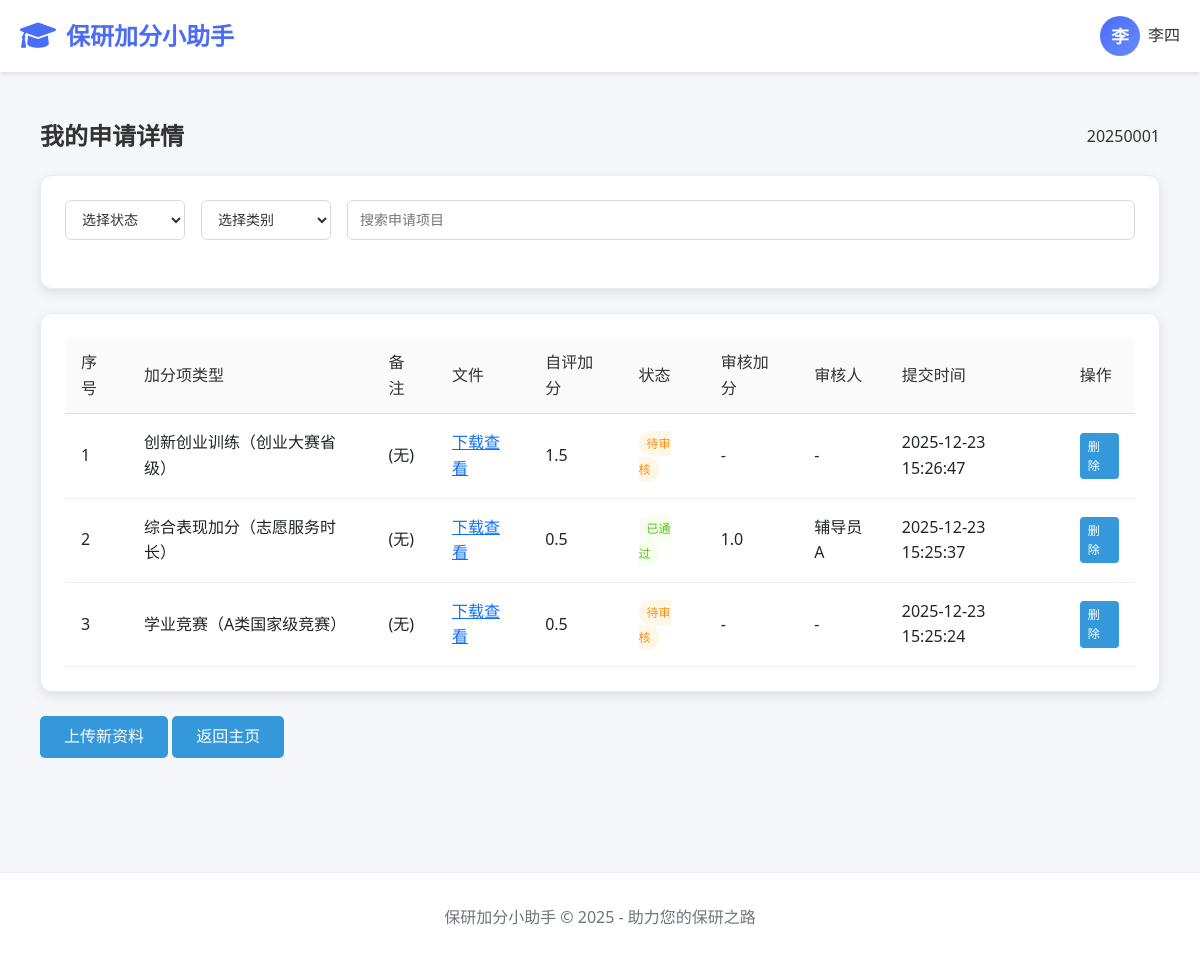
The page /student/submissions/ (signed in) on the database its author committed.
### apps/students/models.py (models this page shows, shortened)
class StudentProfile(models.Model):
    user = models.OneToOneField(
        User,
        on_delete=models.CASCADE,
        null=True,
        related_name='profile'  # 反向关联名称
    )
    COLLEGE_CHOICES = [
        ('info', '信息学院'),
        ('other', '其他'),
    ]
    full_name = models.CharField("姓名", max_length=100, blank=True)
    student_id = models.CharField("学号", max_length=20, unique=True,
                                  validators=[RegexValidator(regex=r'^\d{8,20}$', message='学号必须是8-20位数字')])
    grade = models.CharField("年级", max_length=20, blank=True)
    college = models.CharField(
        "学院",
        max_length=100,
        blank=True,
        choices=COLLEGE_CHOICES,
        default='other'  # 默认值设为其他
    )
    department = models.CharField("系别", max_length=100, blank=True)
    major = models.CharField("专业", max_length=100, blank=True)
    enrollment_year = models.PositiveIntegerField("入学年份", null=True, blank=True, help_text="例如：2023")
    GENDER_CHOICES = [
        ('M', '男'),
        ('F', '女'),
        ('O', '其他'),
    ]
    gender = models.CharField("性别", max_length=1, choices=GENDER_CHOICES, blank=True)
    ethnicity = models.CharField("民族", max_length=50, blank=True)
    political_status = models.CharField("政治面貌", max_length=50, blank=True)
    id_card = models.CharField("身份证号", max_length=18, blank=True,
                               validators=[RegexValidator(regex=r'^\d{17}[\dXx]$', message='请输入有效的身份证号')])
    phone = models.CharField("手机号", max_length=11, blank=True, help_text="请输入11位手机号码")
    email = models.EmailField("邮箱", blank=True, help_text="请输入有效的邮箱地址")
    academic_comprehensive_score = models.DecimalField(
        "学业综合成绩",  # 辅导员可设置
        max_digits=5,
        decimal_places=1,
        null=True,
        blank=True
    )
    academic_expertise_score = models.DecimalField(
        "学术专长成绩",  # 来自学术类材料加分
        max_digits=5,
        decimal_places=1,
        default=0
    )
    comprehensive_performance_score = models.DecimalField(
        "综合表现成绩",  # 来自综合类材料加分
        max_digits=5,
        decimal_places=1,
        default=0
    )
    total_score = models.DecimalField(
        "总成绩",
        max_digits=5,
        decimal_places=1,
        null=True,
        blank=True
    )
    academic_comprehensive_ratio = models.DecimalField(
        "学业综合成绩权重",
        max_digits=3,
        decimal_places=2,
        default=0.6  # 60%
    )
    academic_expertise_ratio = models.DecimalField(
        "学术专长成绩权重",
        max_digits=3,
        decimal_places=2,
        default=0.2  # 20%
    )
    comprehensive_performance_ratio = models.DecimalField(
        "综合表现成绩权重",
        max_digits=3,
        decimal_places=2,
        default=0.2  # 20%
    )

class Submission(models.Model):
    reviewer = models.ForeignKey(
        'counselors.CounselorProfile',
        on_delete=models.SET_NULL,
        null=True,
        blank=True,
        related_name='reviewed_submissions'
    )
    student = models.ForeignKey(StudentProfile, on_delete=models.CASCADE, verbose_name="学生")
    category = models.ForeignKey(
        SubmissionCategory,
        on_delete=models.PROTECT,  # 保护模式：防止删除被引用的分类
        related_name="submissions",
        verbose_name="加分项细分分类"
    )
    remarks = models.TextField("备注", blank=True, default="")
    file = models.FileField("提交文件", upload_to='uploads/', null=True, blank=True)
    self_rating = models.DecimalField("自评加分", max_digits=5, decimal_places=1, default=0)
    approved = models.BooleanField("已审核通过", default=False)
    rejected = models.BooleanField(default=False, verbose_name='已驳回')
    reject_reason = models.TextField(blank=True, null=True, verbose_name='驳回理由')
    approved_score = models.DecimalField("审核加分", max_digits=5, decimal_places=1, null=True, blank=True)
    timestamp = models.DateTimeField("提交时间", auto_now_add=True)

class SubmissionCategory(models.Model):
    CATEGORY_GROUP = [
        ('award_paper', '科研成果'),
        ('competition', '学业竞赛'),
        ('volunteer', '创新创业训练'),
        ('scholarship', '综合表现加分'),
        ('other', '其他'),
    ]
    group = models.CharField("大类", max_length=20, choices=CATEGORY_GROUP)  # 关联到大类
    name = models.CharField("小类名称", max_length=100)  # 例如："A类论文发表"
    description = models.TextField("说明", blank=True)  # 小类的详细说明
    default_score = models.DecimalField("预设分值", max_digits=5, decimal_places=1)  # 预设分值
    max_score = models.DecimalField("最大分值", max_digits=5, decimal_places=1, null=True, blank=True)  # 最大限制（可为空）
    class Meta:
        verbose_name = "加分项细分分类"
        verbose_name_plural = "加分项细分分类"

### apps/counselors/models.py (models this page shows, shortened)
class CounselorProfile(models.Model):
    user = models.OneToOneField(
        User,
        on_delete=models.CASCADE,
        related_name='counselor_profile'
    )
    COLLEGE_CHOICES = [
        ('info', '信息学院'),
        ('other', '其他'),
    ]
    full_name = models.CharField("姓名", max_length=100)
    employee_id = models.CharField("工号", max_length=20, unique=True)
    college = models.CharField(
        "所属学院",
        max_length=100,
        blank=True,
        default="other",
        choices=COLLEGE_CHOICES,
    )
    grade = models.CharField("负责年级", max_length=20, blank=True, default="无")

### apps/students/views.py (the view)
# urls.py: path('submissions/', views.submissions, name='submissions'),
@login_required
def submissions(request):
    profile = request.user.profile
    subs = Submission.objects.filter(student=profile).order_by('-timestamp')
    return render(request, 'students/submissions.html', {'submissions': subs})

### templates/students/submissions.html (shortened to what this page needs)
{% extends 'students/base.html' %}
{% load static %}
{% block extra_css %}
    <link href="{% static 'CSS/students/submissions.css' %}" rel="stylesheet">
{% endblock %}
{% block content %}
    <div class="applications-container">
        <div class="applications-header">
            <h1 class="applications-title">我的申请详情</h1>
            <div class="user-info">
                <span>{{ user.username|default:"用户名" }}</span>
            </div>
        </div>
        <div class="card">
            <div class="card-body">
                <div class="filter-toolbar">
                    <select class="filter-select">
                        <option>选择状态</option>
                    </select>
                    <select class="filter-select">
                        <option>选择类别</option>
                    </select>
                    <input type="text" class="search-input" placeholder="搜索申请项目">
                </div>
            </div>
        </div>
        <div class="card">
            <div class="card-body">
                <table class="applications-table">
                    <thead>
                        <tr>
                            <th>序号</th>
                            <th>加分项类型</th>
                            <th>备注</th>
                            <th>文件</th>
                            <th>自评加分</th>
                            <th>状态</th>
                            <th>审核加分</th>
                            <th>审核人</th>
                            <th>提交时间</th>
                            <th>操作</th>
                        </tr>
                    </thead>
                    <tbody>
                        {% if submissions %}
                            {% for sub in submissions %}
                            <tr>
                                <td>{{ forloop.counter }}</td>
                                <td>{{ sub.category.get_group_display }}（{{ sub.category.name }}）</td>
                                <td>{{ sub.remarks|default:"(无)" }}</td>
                                <td>
                                    {% if sub.file %}
                                        <a href="{{ sub.file.url }}" target="_blank" class="text-primary">下载查看</a>
                                    {% else %}
                                        -
                                    {% endif %}
                                </td>
                                <td>{{ sub.self_rating }}</td>
                                <td>
                                    {% if sub.approved %}
                                        <span class="status-badge status-approved">已通过</span>
                                    {% elif sub.rejected %}
                                        <span class="status-badge status-rejected">已驳回</span>
                                        {% if sub.reject_reason %}
                                            <div style="font-size: 0.8em; color: #666; margin-top: 4px;">理由: {{ sub.reject_reason }}</div>
                                        {% endif %}
                                    {% else %}
                                        <span class="status-badge status-pending">待审核</span>
                                    {% endif %}
                                </td>
                                <td>{{ sub.approved_score|default:"-" }}</td>
                                <td>
                                    {% if sub.reviewer %}
                                        {{ sub.reviewer.full_name }}
                                    {% else %}
                                        -
                                    {% endif %}
                                </td>
                                <td>{{ sub.timestamp|date:"Y-m-d H:i:s" }}</td>
                                <td>
                                    <div class="action-buttons">
                                        <a href="{% url 'delete_submission' sub.id %}" class="btn-primary btn-sm">
                                            删除
                                        </a>
                                    </div>
                                </td>
                            </tr>
                            {% endfor %}
                        {% endif %}
                    </tbody>
                </table>
            </div>
        </div>
        <div class="navigation mt-4">
            <p>
                <a href="{% url 'upload' %}" class="btn-primary">上传新资料</a>
                <a href="{% url 'index' %}" class="btn-primary ml-2">返回主页</a>
            </p>
        </div>
    </div>
{% endblock %}

### templates/students/base.html (shortened to what this page needs)
<!DOCTYPE html>
<html lang="zh-CN">
<head>
    <link href="https://cdn.jsdelivr.net/npm/bootstrap@5.3.0-alpha1/dist/css/bootstrap.min.css" rel="stylesheet">
    <link rel="stylesheet" href="https://cdnjs.cloudflare.com/ajax/libs/font-awesome/6.0.0/css/all.min.css">
    {% load static %}
    <link href="{% static 'CSS/base.css' %}" rel="stylesheet">
    {% block extra_css %}{% endblock %}
</head>
<body>
    <nav class="navbar">
        <div class="container">
            <div class="navbar-content">
                <a href="{% url 'index' %}" class="logo">
                    <i class="fas fa-graduation-cap"></i>
                    <span>保研加分小助手</span>
                </a>
                <div class="user-info">
                    {% if user.is_authenticated %}
                        <a href="{% url 'user_center' %}" class="d-flex align-items-center text-decoration-none" title="个人资料">
                            <div class="user-avatar">{{ user.profile.full_name|first }}</div>
                            <span class="username ms-2">{{ user.profile.full_name }}</span>
                        </a>
                    {% else %}
                        <a href="{% url 'login' %}" class="btn btn-outline-primary btn-sm">登录</a>
                    {% endif %}
                </div>
            </div>
        </div>
    </nav>
    <div class="container">
        <div class="main-content">
            {% block content %}{% endblock %}
        </div>
    </div>
    <footer class="footer">
        <div class="container">
            <p>保研加分小助手 &copy; 2025 - 助力您的保研之路</p>
        </div>
    </footer>
</body>
</html>

### static/CSS/base.css (style rules this page uses)
:root { --primary: #4a6cf7; --primary-light: #6a8aff; --secondary: #6c757d; --light-bg: #f8f9fa; --dark-text: #333333; --gray-text: #666666; --light-gray: #e9ecef; --white: #ffffff; --card-shadow: 0 4px 12px rgba(0, 0, 0, 0.08); --hover-shadow: 0 8px 24px rgba(0, 0, 0, 0.12); }
* { margin: 0; padding: 0; box-sizing: border-box; }
body { font-family: 'Segoe UI', 'PingFang SC', 'Microsoft YaHei', sans-serif; background-color: var(--light-bg); color: var(--dark-text); line-height: 1.6; height: 100%; display: flex; flex-direction: column; }
.container { max-width: 1200px; margin: 0 auto; padding: 0 20px; flex: 1 0 auto; }
.navbar { background: var(--white); box-shadow: 0 2px 10px rgba(0, 0, 0, 0.05); padding: 1rem 0; position: sticky; top: 0; z-index: 100; }
.navbar-content { display: flex; justify-content: space-between; align-items: center; width: 100%; }
html { height: 100%; }
.logo { display: flex; align-items: center; gap: 10px; font-weight: 700; font-size: 1.5rem; color: var(--primary); text-decoration: none; }
.logo i { font-size: 1.8rem; }
.user-info { display: flex; align-items: center; gap: 12px; margin-left: auto; }
.user-avatar { width: 42px; height: 42px; border-radius: 50%; background: linear-gradient(135deg, var(--primary), var(--primary-light)); display: flex; align-items: center; justify-content: center; color: var(--white); font-weight: 600; font-size: 1.1rem; }
.username { font-weight: 500; color: var(--dark-text); }
.main-content { padding: 30px 0; }
.footer { background: var(--white); padding: 24px 0; margin-top: auto; text-align: center; color: var(--gray-text); border-top: 1px solid var(--light-gray); flex-shrink: 0; }

### static/CSS/students/submissions.css (style rules this page uses)
:root { --primary-color: #3498db; --light-bg: #f5f7fa; }
body { font-family: 'Segoe UI', Tahoma, Geneva, Verdana, sans-serif; background-color: var(--light-bg); min-height: 100vh; display: flex; flex-direction: column; }
.navbar { background: white; box-shadow: 0 2px 4px rgba(0,0,0,0.1); padding: 1rem 0; }
.user-info { display: flex; align-items: center; gap: 10px; }
.user-avatar { width: 40px; height: 40px; border-radius: 50%; background-color: var(--primary-color); display: flex; align-items: center; justify-content: center; color: white; font-weight: bold; }
.footer { text-align: center; padding: 2rem 0; margin-top: 3rem; color: #6c757d; border-top: 1px solid #eee; }
.card { background: white; border-radius: 12px; box-shadow: 0 4px 12px rgba(0, 0, 0, 0.1); border: 1px solid #e9ecef; margin-bottom: 1.5rem; transition: transform 0.3s ease, box-shadow 0.3s ease; }
.card-body { padding: 1.5rem; }
.btn-primary { background-color: var(--primary-color); border: none; padding: 0.5rem 1.5rem; border-radius: 5px; color: white; text-decoration: none; display: inline-block; }
.applications-container { max-width: 1200px; margin: 0 auto; padding: 20px; }
.applications-header { display: flex; justify-content: space-between; align-items: center; margin-bottom: 24px; }
.applications-title { font-size: 24px; font-weight: 600; color: #333; margin: 0; }
.filter-toolbar { display: flex; gap: 16px; margin-bottom: 24px; flex-wrap: wrap; }
.filter-select { padding: 8px 12px; border: 1px solid #d9d9d9; border-radius: 6px; font-size: 14px; color: #333; background: #fff; min-width: 120px; }
.search-input { flex: 1; min-width: 200px; padding: 8px 12px; border: 1px solid #d9d9d9; border-radius: 6px; font-size: 14px; }
.applications-table { width: 100%; border-collapse: collapse; }
.applications-table th { background: #fafafa; padding: 12px 16px; text-align: left; font-weight: 500; color: #333; border-bottom: 1px solid #e0e0e0; }
.applications-table td { padding: 16px; border-bottom: 1px solid #f0f0f0; }
.status-badge { padding: 4px 8px; border-radius: 12px; font-size: 12px; font-weight: 500; }
.status-pending { background: #fff7e6; color: #fa8c16; }
.status-approved { background: #f6ffed; color: #52c41a; }
.action-buttons { display: flex; gap: 8px; }
.btn-sm { padding: 4px 8px; font-size: 12px; border-radius: 4px; }

### rows shown on the page
Submission: category.group "创新创业训练", category.name "创业大赛省级", remarks "(无)", self_rating "1.5", approved "待审核", approved_score "-", timestamp "2025-12-23 15:26:47"
Submission: category.group "综合表现加分", category.name "志愿服务时长", remarks "(无)", self_rating "0.5", approved "已通过", approved_score "1.0", reviewer.full_name "辅导员A", timestamp "2025-12-23 15:25:37"
Submission: category.group "学业竞赛", category.name "A类国家级竞赛", remarks "(无)", self_rating "0.5", approved "待审核", approved_score "-", timestamp "2025-12-23 15:25:24"

### other values the page prints
{{ user.profile.full_name|first }} "李"
{{ user.profile.full_name }} "李四"
{{ user.username|default:"用户名" }} "20250001"
